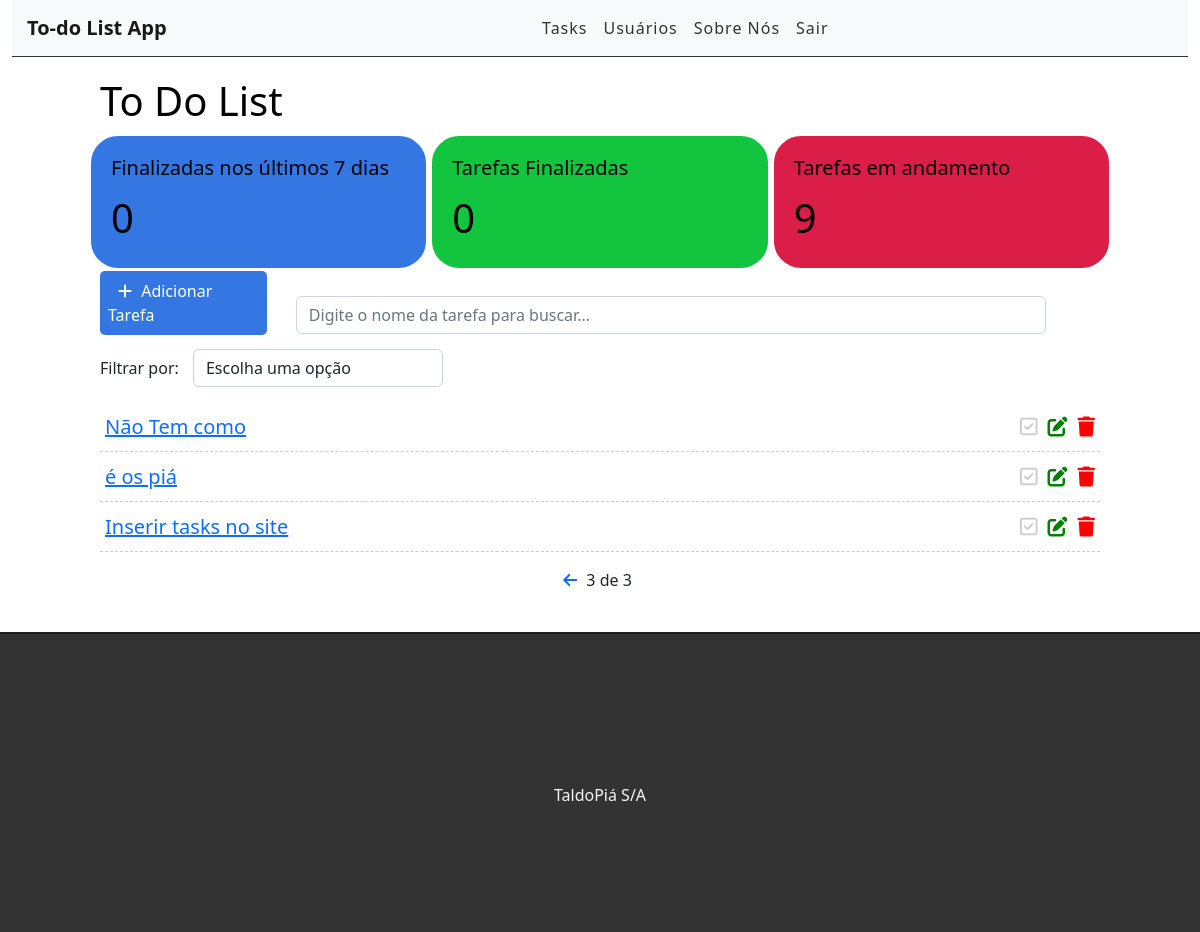
/?page=3 (signed in), run on the app's committed database.
### tasks/models.py (models this page shows, shortened)
class Task(models.Model):
    STATUS=(
        ("doing", "Doing"),
        ("done", "Done"),
    )
    title = models.CharField(max_length=255, blank=True)
    description = models.TextField()
    done = models.CharField(
        max_length=5,
        choices=STATUS,
    )
    user = models.ForeignKey(get_user_model(), on_delete=models.CASCADE)
    created_at = models.DateTimeField(auto_now_add=True)
    updated_at = models.DateTimeField(auto_now=True)

### tasks/views.py (the view)
# urls.py: path("", views.tasklist, name='tasklist'),
@login_required
def tasklist(request):
    search = request.GET.get('search')
    filter = request.GET.get('filter')
    tasksDoneRecently = Task.objects.filter(user=request.user, done="done", updated_at__gt=datetime.datetime.now()-datetime.timedelta(days=7)).count()
    tasksDone = Task.objects.filter(user=request.user, done="done").count()
    tasksNotDone = Task.objects.filter(user=request.user, done="doing").count()
    if search:
        tasks = Task.objects.filter(user=request.user, title__icontains=search).order_by("-created_at")
    elif filter:
        tasks = Task.objects.filter(user=request.user, done=filter).order_by("-created_at")
    else:
        tasks_list = Task.objects.filter(user=request.user).order_by("-created_at")
        paginator = Paginator(tasks_list, 3)
        page = request.GET.get("page")
        tasks = paginator.get_page(page)
    return render(
        request,
        'tasks/list.html',
        {"tasks": tasks, "tasksDoneRecently": tasksDoneRecently, "tasksDone": tasksDone, "tasksNotDone": tasksNotDone}
    )

### tasks/templates/tasks/list.html (shortened to what this page needs)
{% extends 'base.html'%}
{% block content %}
<div class="offset-1 col-10 list-div">
    <h1>To Do List</h1>
    <div class="container dashboard">
        <div class="row">
            <div class="col-4 dashboard-box" id="dashboard-lastdays">
                <h4>Finalizadas nos últimos 7 dias</h4>
                <span>{{ tasksDoneRecently }}</span>
            </div>
            <div class="col-4 dashboard-box" id="dashboard-done">
                <h4>Tarefas Finalizadas</h4>
                <span>{{ tasksDone }}</span>
            </div>
            <div class="col-4 dashboard-box" id="dashboard-doing">
                <h4>Tarefas em andamento</h4>
                <span>{{ tasksNotDone }}</span>
            </div>
        </div>
    </div>
    <a id="add-link" href="newtask/">
        <div class="col-2 add-div">
            <i class="fas fa-plus"></i> Adicionar Tarefa
        </div>
    </a>
    <div class="col-9 search-div">
        <form method="get" id="search-form">
            <input class="form-control" type="text" id="search" name="search" placeholder="Digite o nome da tarefa para buscar..." value="{{ request.GET.search }}">
        </form>
    </div>
    <div class="col-12 filter-div">
        <span>Filtrar por: </span>
        <select name="filter" id="filter" class="form-control">
            <option value="">Escolha uma opção</option>
        </select>
    </div>
    <ul class="task-list">
        {% for task in tasks %}
        {% if task.done == "doing" %}
        <li class="task-item">
        {% else %}
        <li class="task-item-done">
        {% endif %}
            <span class="task-title"><a href="task/{{task.id}}">{{task.title}}</a></span>
            <a href="delete/{{task.id}}" class="delete-btn"><span><i class="fas fa-trash"></i></span></a>
            <a href="edit/{{task.id}}" class="edit-btn"><span><i class="fas fa-edit"></i></span></a>
            <a href="check/{{task.id}}" class="check-btn"><span><i class="fa fa-check-square-o"></i></span></a>
        </li>
        {% endfor %}
    </ul>
    <div class="pagination">
        <span class="step-links">
            {% if tasks.has_previous %}
                <a href="?page={{ tasks.previous_page_number }}"><i class="fas fa-arrow-left"></i></a>
            {% endif %}
            {% if tasks.paginator.num_pages %}
            <span class="current">
                {{ tasks.number }} de {{ tasks.paginator.num_pages }}
            </span>
            {% endif %}
        </span>
    </div>
</div>
{% endblock %}

### tasks/static/css/style.css (style rules this page uses)
h1 { color: black; }
.dashboard { padding: 0%; width: 100%; display: inline-block; }
.dashboard h4 { font-size: 20px; color: black; }
.dashboard span { font-size: 40px; color: black; display: block; width: 100%; }
.dashboard-box { float: left; color: #fff; padding: 20px; border: #fff; border-style: solid; border-radius: 30px; box-sizing: border-box; }
#dashboard-lastdays { background-color: #3476e2; }
#dashboard-done { background-color: #13c43f; }
#dashboard-doing { background-color: #db1e47; }
#add-link { text-decoration: none; }
.add-div { background-color: #3476e2; cursor: pointer; display: inline-block; color: #fff; padding: 8px; border-radius: 5px; margin-right: 25px; }
.fas.fa-plus { color: #FFF; margin-left: 10px; margin-right: 5px; }
.filter-div { margin-bottom: 15px; padding: 0; }
#filter { display: inline-block; width: 25%; margin-left: 10px; }
.search-div { padding: 0px; margin-top: 15px; margin-bottom: 15px; display: inline-block; }
.list-div { padding: 0; margin-bottom: 40px; }
.task-list { padding-left: 0; }
.task-item { list-style: none; font-size: 20px; height: 50px; padding-top: 10px; border-bottom: 1px dashed #ccc; }
.task-title { margin-left: 5px; }
.fas.fa-trash, .fas.fa-edit, .fa.fa-check-square-o { cursor: pointer; margin: 5px; font-size: 20px; float: right; }
.fas.fa-trash { color: red !important; }
.fas.fa-edit { color: green !important; }
.task-item .fa.fa-check-square-o { color: #ccc !important; }
.pagination { margin-bottom: 20px; }
.step-links { position: relative; margin-left: auto; margin-right: auto; }
.step-links .current { margin-left: 5px; margin-right: 5px; }

### data on the page
Task: title "Não Tem como"
Task: title "é os piá"
Task: title "Inserir tasks no site"

### other printed values
{{ tasksDoneRecently }} "0"
{{ tasksDone }} "0"
{{ tasksNotDone }} "9"
{{ tasks.number }} "3"
{{ tasks.paginator.num_pages }} "3"
